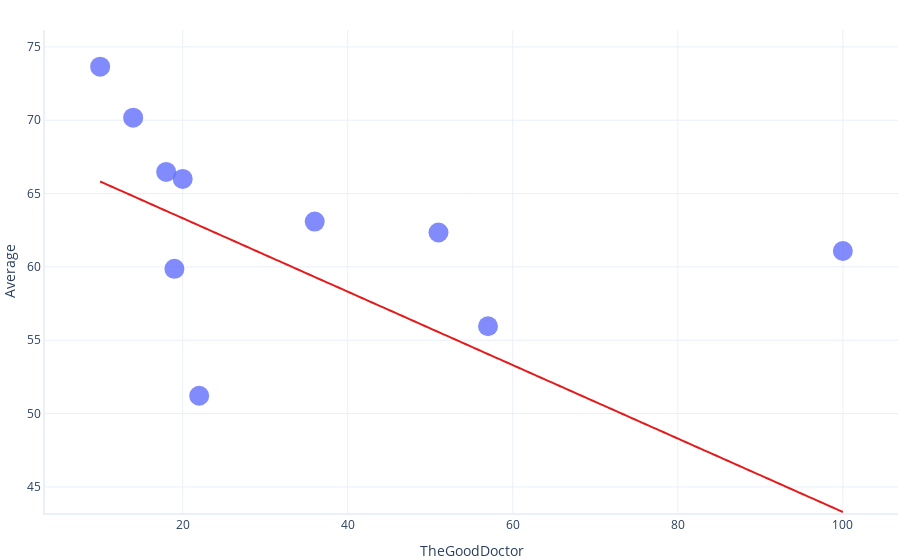

Here is the notebook cell this chart was saved with:
### Code cell
graphing.scatter_2D(test, "EmergencyNYC", "Average", trendline = lambda x: model1.params[1] * x + model1.params[0])
